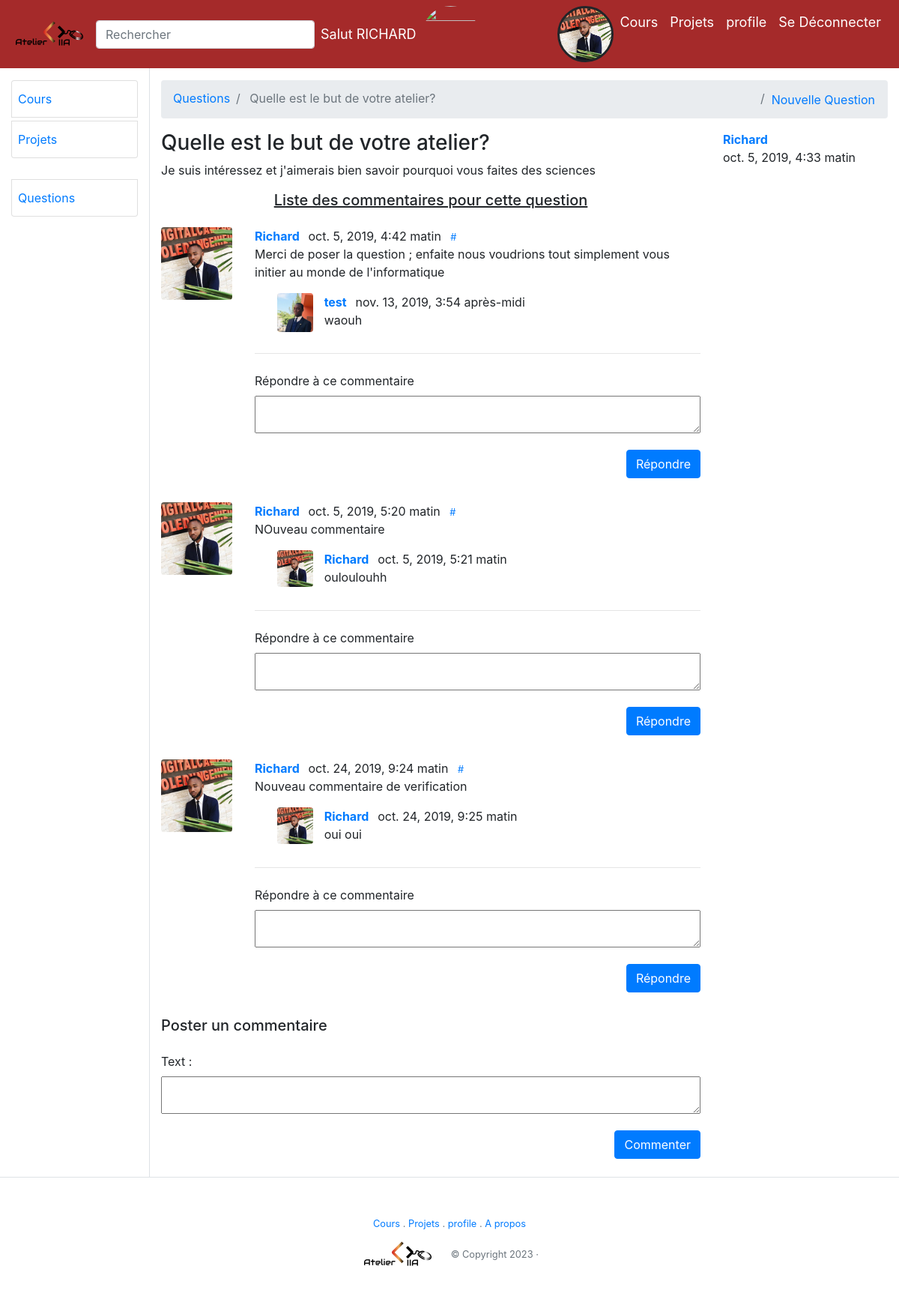
Page /q/questions/3 (signed in) on the committed database.
### questions/models.py (models this page shows, shortened)
class Question(models.Model):
	user = models.ForeignKey(User,on_delete=models.CASCADE)
	titre = models.CharField(max_length=255,default='')
	body = models.TextField()
	date = models.DateTimeField(verbose_name="Date de parution",
                                default=timezone.now)

class Comment_to_question(models.Model):
	question = models.ForeignKey('Question',on_delete=models.CASCADE,related_name='question')
	user = models.ForeignKey(User,on_delete=models.CASCADE)
	text = models.TextField()
	created_date = models.DateTimeField(default=timezone.now)
	approved = models.BooleanField(default=False)

class Response_to_comments(models.Model):
	comment= models.ForeignKey('Comment_to_question',on_delete=models.CASCADE,related_name='reponses')
	user = models.ForeignKey(User,on_delete=models.CASCADE)
	text = models.TextField()
	created_date = models.DateTimeField(default=timezone.now)
	approved = models.BooleanField(default=False)

### questions/views.py (the view)
# urls.py: path('questions/<int:id>',views.questions_id,name="questions"),
@login_required
def questions_id(request,id):
	this = get_object_or_404(Question,id=id)
	if request.method == 'POST':
		form = CommentForm(request.POST)
		if form.is_valid():
			comment = form.save(commit=False)
			comment.question = this
			comment.user =request.user
			comment.save()
			return redirect('questions',id=id)
	else:
		form = CommentForm()
	response_to_comment_form=Response_to_comment_form()
	return render(request,'question_detail.html',{'this':this,'comment_form':form,'response_form':response_to_comment_form})

### questions/forms.py
class CommentForm(forms.ModelForm):
	class Meta:
		model = Comment_to_question
		fields=('text',)

class Response_to_comment_form(forms.ModelForm):
	class Meta:
		model = Response_to_comments
		fields=('text',)

### questions/templates/questions/question_detail.html (shortened to what this page needs)
{% extends 'base.html' %}
 {% block state %}   {% include 'inclusions/_dashboard_questions_detail.html' %}   {% endblock %}

### templates/inclusions/nav.html (shortened to what this page needs)
{% load static %}
 <div style="background: brown">
  <nav class="navbar navbar-expand-lg navbar-light ">
  <a class="navbar-brand mr-2 active" aria-current="page" href="/">
  <img width="100px" src="{% static 'images/charte/logo.png' %}" class="d-inline-block align-top mr-1" alt="Logo" >
        </a>
        <form class="my-0 form d-none d-md-inline w-25">
          <input class="form-control mr-md-2" type="text" name="q" placeholder="Rechercher" aria-label="Search" value="">
        </form>
  <div class="collapse navbar-collapse" id="navbarNavDropdown">
     <ul class="text-center navbar-nav">
            <li style="color: white;font-size: 18px" class="nav-item nav-link">Salut {{user.username|upper}}</li>
     </ul>
                      <img class="img-fluid rounded-circle" height="75" width="75" src="" alt="">
      <ul class="ml-auto text-center navbar-nav">
          <li class="nav-item ">
                    {% if user.is_authenticated and user.profile %}
                    <div class="image_profile mx-auto" >
                    </div>
                    {% endif %}
           </li>
          <li class="nav-item">
            <a class="nav-link text-white hov_under" href="{% url 'cours' %}">Cours</a>
        </li>
          <li class="nav-item">
            <a class="nav-link text-white hov_under" href="{% url 'projets' %}">Projets</a>
          </li>
           <li class="nav-item">
            <a class="nav-link text-white hov_under" href="{% url 'profile' %}">profile</a>
          </li>
          {% if user.is_authenticated %}
              <li class="nav-item">
                <a class="nav-link text-white hov_under" href="{% url 'logout' %}">Se Déconnecter</a>
              </li>
          {% endif %}
       </ul>
  </div>
</nav>
</div>

### questions/templates/questions/inclusions/_dashboard_questions_detail.html (shortened to what this page needs)
<div class="order-2 order-md-2 col-12 col-md-10 min-height min-page-height py-3">
  <div>
    <nav class="d-md-block d-none" aria-label="breadcrumb">
      <ol class="breadcrumb">
        <li class="breadcrumb-item"><a class="undefined active" aria-current="page" href="{% url 'questions' %}">Questions</a></li>
        <li class="active breadcrumb-item" aria-current="page">
          <span width="500"><span>
            <span>{{this.titre}}</span></span>
            <span style="position: fixed; visibility: hidden; top: 0px; left: 0px;"><span>...</span></span></span></li>
            <li class="ml-auto breadcrumb-item"><button class="btn btn-link p-0 m-0"><a href="{% url 'questions' %}">Nouvelle Question</a></button> </li>
      </ol>
    </nav>
    <div class="row">
      <div class="col-md-9 col-12">
        <h3>{{this.titre}}</h3>
        <div class="undefined   ">
          <p>{{this.body}}<br>
          </p>
        </div>
      </div>
<div class="col-md-3 col-12 text-md-left text-right">
    <b> <a class="undefined" href="/u/LazerRaptor/">{{this.user.username}}</a></b>
    <p class=""><span>{{this.date}}</span></p>
</div>
  <div class="col-md-9 mr-auto">
    <div>
      <div class="row">
        <div class="col-12">
<h5 style="text-decoration: underline;" class="text-center">Liste des commentaires pour cette question</h5>
{% for quest in this.question.all %}
          <div>
            <div id="comment-row-14416" class="row my-4 comment-row-14416 undefined">
              <div class="comment-avatar col-2 text-center">
                <a class="undefined" href="/u/jmitchel3">
                  <div class="text-avatar text-avatar-img">
                    <img class="mx-auto img-fluid rounded" alt="avatar">
                  </div>
                </a>
              </div>
              <div class="comment-content col-10">
                <div class="row">
                  <div class="col-8">
                    <b> <a class="undefined" href="/u/jmitchel3/">{{ quest.user.username }} </a></b>
                    <span class="comment-gray ml-2">{{ quest.created_date}}</span>
                    <small class="comment-gray mx-2"><a class="undefined" href="#">#</a></small>
                  </div>
                </div>
                <div class="comment-body mb-4" data-id="14416">
                  <div>
                    <div class="undefined   ">
                    <p>{{ quest.text }}</p>
                  </div>
                   {%for reponse in quest.reponses.all %}
                    <div class="col-10">
                      <div style="" class="d-flex justify-content-left">
                           <div class="comment-avatar col-2 text-center">
                              <a class="undefined" href="/u/jmitchel3">
                                <div class="text-avatar text-avatar-img">
                                  <img class="mx-auto img-fluid rounded" alt="avatar">
                                </div>
                              </a>
                          </div>
                        <div class="">
                          <b> <a class="undefined" href="/u/jmitchel3/">{{ reponse.user.username }}  </a></b>
                            <span class="comment-gray ml-2">{{ reponse.created_date}}</span>
                            <div class="">
                            <p>{{ reponse.text }}</p>
                             </div>
                        </div>
                      </div>
                  </div>
                  <hr>
                  {% endfor %}
                <form style="" class="mt-4 response" method="POST" action="{% url 'response_to_comment' quest.id %}">
                  {{ response_form.as_p }}
                  <button style="float: right;" class="mb-2 btn btn-primary" type="submit">Répondre</button>
                </form>
              </div>
            </div>
          </div>
        </div>
      </div>
{% endfor %}
  <h5 >Poster un commentaire</h5>
                <form style="" class="mt-4" method="POST" action="">
                  {{ comment_form.as_p }}
                  <button style="float: right;" class="mb-2 btn btn-primary" type="submit">Commenter</button>
                </form>
      <br>
    </div>
  </div>
</div>
</div>
</div>
</div>
</div>

### questions/templates/questions/inclusions/_dashboard_questions_detail.html (style rules this page uses)
textarea { width: 100%; height: 50px }

### rows in the picture
Question: titre "Quelle est le but de votre atelier?", body "Je suis intéressez et j'aimerais bien savoir pourquoi vous faites des sciences", user.username "Richard", date "oct. 5, 2019, 4:33 matin"
Comment_to_question: user.username "Richard", created_date "oct. 5, 2019, 4:42 matin", text "Merci de poser la question ; enfaite nous voudrions tout simplement vous initier au monde de l'informatique"
Response_to_comments: user.username "test", created_date "nov. 13, 2019, 3:54 après-midi", text "waouh"
Comment_to_question: user.username "Richard", created_date "oct. 5, 2019, 5:20 matin", text "NOuveau commentaire"
Response_to_comments: user.username "Richard", created_date "oct. 5, 2019, 5:21 matin", text "ouloulouhh"
Comment_to_question: user.username "Richard", created_date "oct. 24, 2019, 9:24 matin", text "Nouveau commentaire de verification"
Response_to_comments: user.username "Richard", created_date "oct. 24, 2019, 9:25 matin", text "oui oui"

### other values in the picture
{{ user.username|upper }} "RICHARD"
